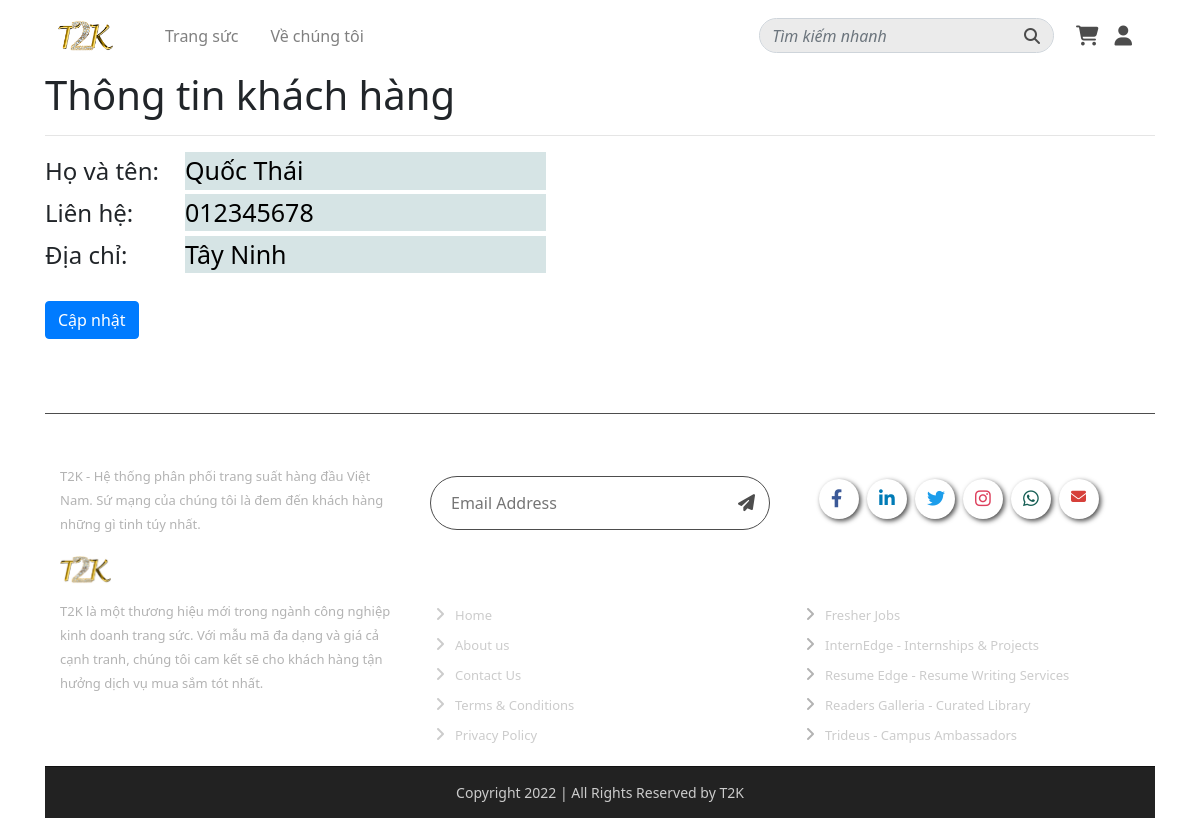
The page /Info (signed in) on the database its author committed.
### tables this page shows
CREATE TABLE `tbl_user` (
  `user_id` int(10) NOT NULL,
  `username` varchar(50) NOT NULL,
  `password` varchar(300) NOT NULL,
  `user_phone` varchar(15) DEFAULT NULL,
  `user_address` varchar(100) DEFAULT NULL,
  `fullname` varchar(100) NOT NULL,
  `status` bit(1) NOT NULL,
  `role` bit(1) NOT NULL DEFAULT b'0'
);

### mvc/core/Controller.php (called while the page is built, shortened)
<?php
    class Controller{
        public function View($view,$data = []) {
            require_once "mvc/views/".$view.".php";
        }
    }
?>

### mvc/controllers/Info.php (called while the page is built)
<?php
class Info extends Controller {
    protected $userdb;
    public function __construct()
    {
        $this->userdb = $this->Model("UserModel");;
    }
    public function Show()
    {
        $this->View("Layout2",[
            "DB" => $this->userdb->SearchID($_SESSION['user_id']),
            "Page" => "Infopage"
        ]);
    }
}
?>

### mvc/core/App.php (called while the page is built, shortened)
<?php
    class App {
        protected $action="Show";
        function __construct(){
            $arr = $this->UrlProcess();
            if ( $arr != null && file_exists("mvc/controllers/".$arr[0].".php"))
            {
                unset ($arr[0]);
            }
            $this->controller = new $this->controller;
            $this->params = $arr?array_values($arr):[];
            call_user_func_array([$this->controller,$this->action],$this->params);
        }
        function UrlProcess(){
            if( isset($_GET["url"]) ){
                return explode("/", filter_var(trim($_GET["url"], "/")));
            }
        }
    }
?>

### index.php (called while the page is built, shortened)
<?php
    $myApp = new App();
?>

### mvc/core/DB_Module.php (called while the page is built, shortened)
<?php
class DataModel
{
    protected $servername = "localhost";
    protected $username = "root";
    protected $password = "";
    public function __construct()
    {
        $this->con = mysqli_connect($this->servername, $this->username, $this->password);
    }
}

### mvc/models/UserModel.php (called while the page is built, shortened)
<?php
class UserModel extends DataModel{
    public function SearchID($id) {
        $qr = "SELECT * FROM `tbl_user` WHERE `user_id` LIKE '$id'";
        $rows =  mysqli_query($this->con, $qr);
        $arr = array();
        while ($row = mysqli_fetch_array($rows)) {
            $arr[] = $row;
        }
        return json_encode($arr);
    }
}

### mvc/views/pages/Infopage.php (the view, shortened to what this page needs)
<h1>Thông tin khách hàng</h1>
<hr>
<?php
$obj_user = json_decode($data['DB']);
if (count($obj_user) > 0) { ?>
    <form action="" method="post">
        <div class="name-u userf">
            <h4 style="text-align: start; width: 120px;">Họ và tên: </h4>
            <input type="text" style="background-color: #D6E4E5 ; border: none;" id="name" class="infu" value="<?= $obj_user[0]->fullname ?>">
        </div>
        <div class="phone-num-u userf">
            <h4 style="text-align: start; width: 120px;">Liên hệ: </h4>
            <input type="text" style="background-color: #D6E4E5 ; border: none;" id="phone" class="infu" value="<?= $obj_user[0]->user_phone ?>">
        </div>
        <div class="addr-u userf">
            <h4 style="text-align: start; width: 120px;">Địa chỉ:</h4>
            <input type="text" style="background-color: #D6E4E5 ; border: none;" id="address" class="infu" value="<?= $obj_user[0]->user_address ?>">
        </div>
        <button type="submit" id="btnedit" class="btn btn-primary my-4">Cập nhật</button>
    </form>
<?php } ?>

### rows shown on the page
tbl_user: fullname "Quốc Thái", user_phone "012345678", user_address "Tây Ninh"
